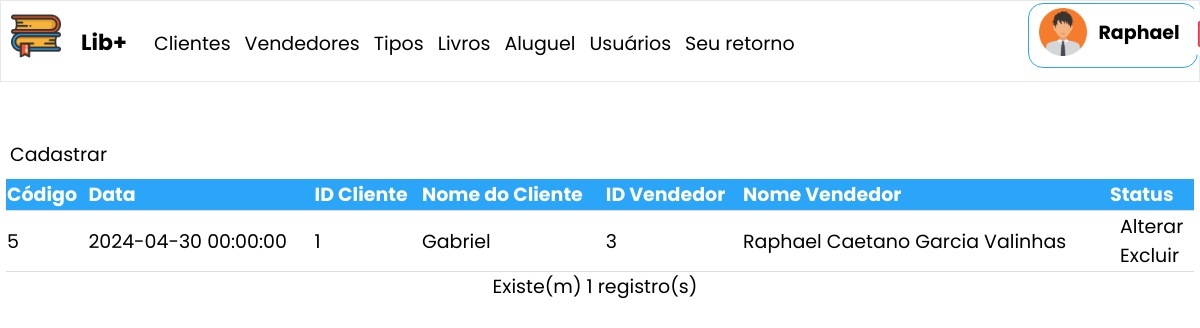
Screenshot of /listar_aluguel.php (signed in) with the database file from the repository.
### tables this page shows
CREATE TABLE `aluguel` (
  `id` int(11) NOT NULL,
  `id_cliente` int(11) NOT NULL,
  `id_vendedor` int(11) NOT NULL,
  `data_venda` datetime NOT NULL
);

CREATE TABLE `cliente` (
  `id` int(11) NOT NULL,
  `nome` varchar(150) NOT NULL,
  `email` varchar(150) NOT NULL,
  `telefone` varchar(14) NOT NULL,
  `cpf` char(14) NOT NULL,
  `status` char(1) NOT NULL
);

CREATE TABLE `vendedor` (
  `id` int(11) NOT NULL,
  `nome` varchar(150) NOT NULL,
  `endereco` varchar(150) NOT NULL,
  `telefone` varchar(14) NOT NULL,
  `cpf` char(14) NOT NULL,
  `admissao` datetime NOT NULL,
  `status` char(1) NOT NULL
);

### listar_aluguel.php (the view, shortened to what this page needs)
<!DOCTYPE html>
<html lang="pt=br">
	<head>
	</head>
	<body>
		<?php include('menu.php'); ?>
		<a href="cadastrar_aluguel.php">Cadastrar</a>
		<table class="tabela">
			<thead>
				<tr>
					<th>Código</th>
					<th>Data</th>
					<th>ID Cliente</th>
					<th>Nome do Cliente</th>
					<th>ID Vendedor</th>
					<th>Nome Vendedor</th>
					<th>Status</th>
				</tr>
			</thead>
			<tbody>
			<?php
				$sql = 'SELECT l.id,
							   l.id_cliente,
							   l.id_vendedor,
							   l.data_venda,
							   c.nome AS nome_cliente,
							   v.nome AS nome_vendedor
						FROM aluguel AS l
						INNER JOIN cliente AS c ON (l.id_cliente = c.id) INNER JOIN vendedor AS v ON (l.id_vendedor = v.id)';
				$query = mysqli_query($conexao, $sql);
				while ($item = mysqli_fetch_array($query, MYSQLI_ASSOC)) {
			?>
				<tr>
					<td><?php echo $item['id']; ?></td>
					<td><?php echo $item['data_venda']; ?></td>
					<td><?php echo $item['id_cliente']; ?></td>
					<td><?php echo $item['nome_cliente']; ?></td>
					<td><?php echo $item['id_vendedor']; ?></td>
					<td><?php echo $item['nome_vendedor']; ?></td>
					<td>
						<a href="alterar_aluguel.php?id=<?php echo $item['id']; ?>">Alterar</a><br>
						<a href="excluir_aluguel.php?id=<?php echo $item['id']; ?>">Excluir</a>
					</td>
				</tr>
			<?php
				}
			?>
			</tbody>
		</table>
		<p> Existe(m) <?php echo mysqli_num_rows($query); ?> registro(s)</p>
	</body>
</html>

### css/style.css (style rules this page uses)
body { background: white; font-family: 'Poppins', sans-serif; font-style: normal; font-size: 19px; margin: 0px; }
.tabela { width: 99%; margin-top: 10px; margin-left: 0.5%; padding: 5px; height: 80px; border-collapse: collapse; }
th { text-align: left; }
.tabela thead { background-color: #2ba5f7; color: white; }
.tabela tbody, tr { border-bottom: 1px solid #dddddd; }
p { text-align: center; margin: 0 10px 0px 0px; }
a { color: black; margin-left: 10px; border-radius: 15px; background-color: white; text-decoration: none; font-weight: normal; }

### rows the page displays
aluguel: id "5", data_venda "2024-04-30 00:00:00", id_cliente "1", id_cliente.nome "Gabriel", id_vendedor "3", id_vendedor.nome "Raphael Caetano Garcia Valinhas"

### other values shown
$_SESSION['usuario']['nome'] "Raphael"
mysqli_num_rows($query) "1"
